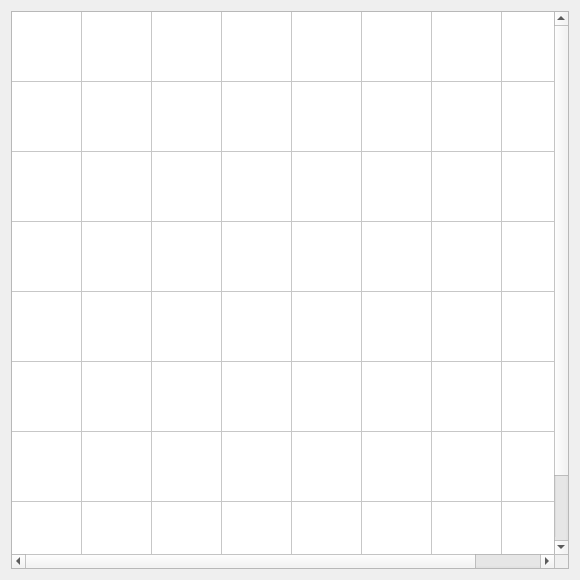
<?xml version="1.0" encoding="UTF-8"?>
<ui version="4.0">
 <class>Tabuleiro</class>
 <widget class="QWidget" name="Tabuleiro">
  <property name="geometry">
   <rect>
    <x>0</x>
    <y>0</y>
    <width>580</width>
    <height>580</height>
   </rect>
  </property>
  <property name="minimumSize">
   <size>
    <width>560</width>
    <height>560</height>
   </size>
  </property>
  <property name="maximumSize">
   <size>
    <width>600</width>
    <height>600</height>
   </size>
  </property>
  <property name="windowTitle">
   <string>Form</string>
  </property>
  <layout class="QGridLayout" name="gridLayout">
   <item row="0" column="0">
    <widget class="QTableWidget" name="tabuleiro">
     <property name="minimumSize">
      <size>
       <width>0</width>
       <height>0</height>
      </size>
     </property>
     <property name="autoScroll">
      <bool>true</bool>
     </property>
     <property name="rowCount">
      <number>8</number>
     </property>
     <property name="columnCount">
      <number>8</number>
     </property>
     <attribute name="horizontalHeaderVisible">
      <bool>false</bool>
     </attribute>
     <attribute name="horizontalHeaderCascadingSectionResizes">
      <bool>false</bool>
     </attribute>
     <attribute name="horizontalHeaderDefaultSectionSize">
      <number>70</number>
     </attribute>
     <attribute name="horizontalHeaderHighlightSections">
      <bool>true</bool>
     </attribute>
     <attribute name="verticalHeaderVisible">
      <bool>false</bool>
     </attribute>
     <attribute name="verticalHeaderDefaultSectionSize">
      <number>70</number>
     </attribute>
     <row/>
     <row/>
     <row/>
     <row/>
     <row/>
     <row/>
     <row/>
     <row/>
     <column/>
     <column/>
     <column/>
     <column/>
     <column/>
     <column/>
     <column/>
     <column/>
    </widget>
   </item>
  </layout>
 </widget>
 <resources/>
 <connections/>
</ui>
